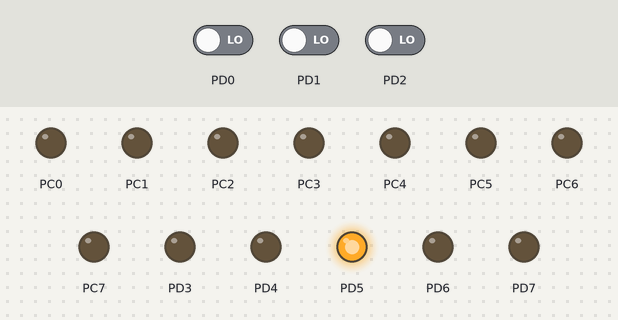
The program below on a simulated ATmega32, built with avr-gcc and emulated at 1 MHz. On the bench: output pins drawn as LEDs (lit = HIGH). Dashed ring = blinking. Inputs (shaded band) come from the test bench; at power-on: PD2 LOW, PD1 LOW, PD0 LOW.

Above: at 16.1 s.
18.1 s: PD2 driven HIGH
At 24.6 s:
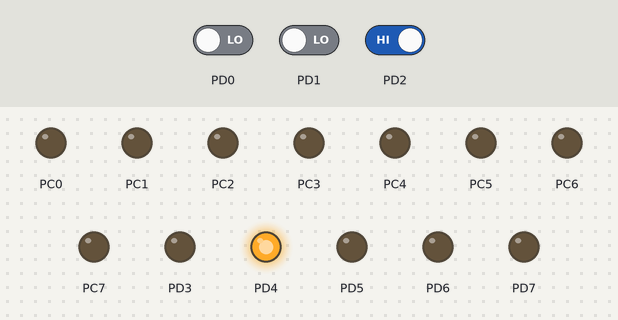
27.1 s: PD2 driven LOW
At 28.1 s:
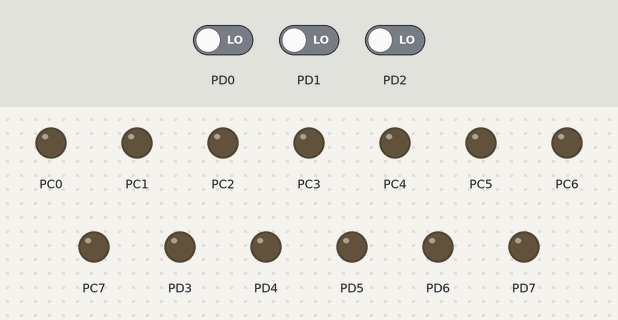
36.1 s: PD1 driven HIGH
At 37.5 s:
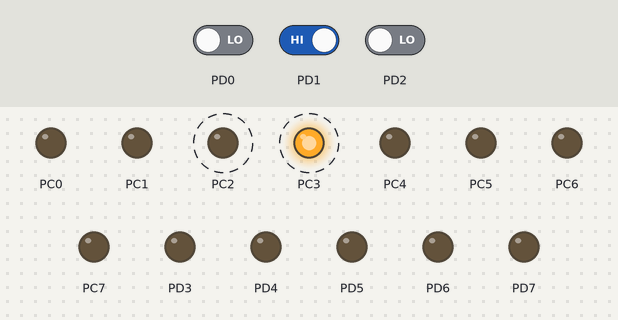
Timing chart, 0 to 87.8 s (numbered marks = the images above; inputs shaded):
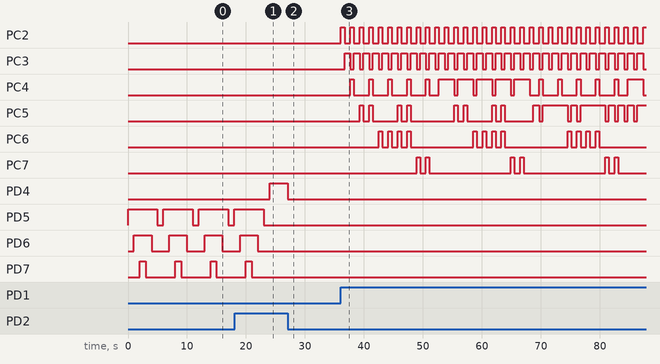

Measured:
- after the input at 18.1 s, PD4: LOW → HIGH after 5.9 s; PD5: goes on until 23.0 s, then stays LOW; PD6: goes on until 22.0 s, then stays LOW; PD7: goes on until 21.0 s, then stays LOW
- after the input at 27.1 s, PD4: HIGH → LOW at once
- after the input at 36.1 s, PC2: alternates HIGH for 0.60 s and LOW for 1.0 s, starting at once; PC3: alternates HIGH for 1.0 s and LOW for 0.60 s, starting after 0.60 s
- by itself, PD5: alternates HIGH for 5.0 s and LOW for 1.0 s
- by itself, PD6: alternates HIGH for 3.0 s and LOW for 3.0 s
- by itself, PD7: alternates HIGH for 1.0 s and LOW for 5.0 s

The program:

main.c
```c
/*
 * main.c
 *
 *  Created on: Jul 16, 2023
 *      Author: Ahmed
 */


#include "GPIO.h"
#include <util/delay.h>
#define BIT_IS_SET(REG,num) (REG & (1<<num))
#define SET_BIT(REG,num) (REG|=(1<<num))
#define Clear_BIT(REG,num) (REG&=~(1<<num))
	unsigned char counter,i,c1,c2;
void main(void){
	DDRC=0xFF;
	DDRD=0b11111000;

		while(1){
			if(counter ==0){
				SET_BIT(PORTD,5);
				_delay_ms(1000);
				SET_BIT(PORTD,6);
				_delay_ms(1000);
				SET_BIT(PORTD,7);
				_delay_ms(1000);
				Clear_BIT(PORTD,7);
				_delay_ms(1000);
				Clear_BIT(PORTD,6);
				_delay_ms(1000);
				Clear_BIT(PORTD,5);
				_delay_ms(1000);
				if(BIT_IS_SET(PIND,0)||BIT_IS_SET(PIND,1)||BIT_IS_SET(PIND,2))
					counter++;

			}else{

				if(BIT_IS_SET(PIND,0)){
					if(i==3){
						Clear_BIT(PORTD,5);
						Clear_BIT(PORTD,6);
						Clear_BIT(PORTD,7);
						i=0;
					}else{
						SET_BIT(PORTD,(5+i));
						while((BIT_IS_SET(PIND,0)));
						i++;
						_delay_ms(1000);

					}
				}else if (BIT_IS_SET(PIND,1)){
					for(c1=0;c1<10;c1++){
						for(c2=0;c2<10;c2++){
							PORTC=0b0100 |(c2<<4);
							_delay_ms(600);

							PORTC=0b1000 |(c1<<4);
							_delay_ms(1000);

						}

					}


//					while(BIT_IS_SET(PIND,1));
				}else if (BIT_IS_SET(PIND,2)){
					SET_BIT(PORTD,4);
					while((BIT_IS_SET(PIND,2)));
					Clear_BIT(PORTD,4);
						}

					}


//					while(BIT_IS_SET(PIND,1));
				}

			}
```

GPIO.h
```c
/*
 * GPIO.h
 *
 *  Created on: Jul 16, 2023
 *      Author: Ahmed
 */

#ifndef GPIO_H_
#define GPIO_H_
/*PORT A*/
#define PORTA *((volatile unsigned char *)(0x3B))
#define DDRA *((volatile unsigned char *)(0x3A))
#define PINA *((volatile unsigned char *)(0x39))
/*PORT B*/
#define PORTB *((volatile unsigned char *)(0x38))
#define DDRB *((volatile unsigned char *)(0x37))
#define PINB *((volatile unsigned char *)(0x36))
/*PORT C*/
#define PORTC *((volatile unsigned char *)(0x35))
#define DDRC *((volatile unsigned char *)(0x34))
#define PINC *((volatile unsigned char *)(0x33))
/*PORT D*/
#define PORTD *((volatile unsigned char *)(0x32))
#define DDRD *((volatile unsigned char *)(0x31))
#define PIND *((volatile unsigned char *)(0x30))


#endif /* GPIO_H_ */
```
